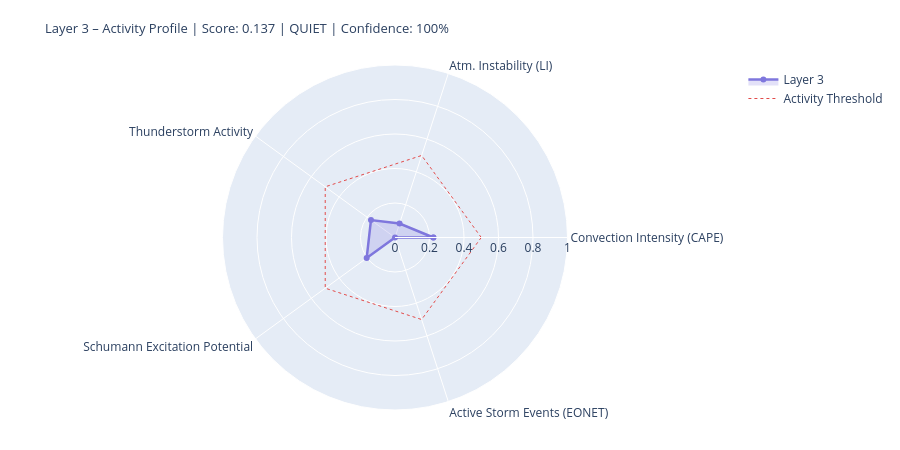

The notebook cell saved with this chart:
### Markdown cell above
---
## 4. State Assessment & Handoff to Layer 4/5

### Code cell
# ============================================================
# LAYER-3-SCORE
# Five dynamic components
# ============================================================

def norm(v, lo, hi):
    if v is None or (isinstance(v, float) and math.isnan(v)): return None
    return round(max(0.0, min(1.0, (v - lo) / (hi - lo))), 4)

# --- 1) Convection intensity (global CAPE mean) ---
cape_mean = df_atm['cape'].dropna().mean() if not df_atm.empty else None
conv_score = norm(cape_mean, 0, 3000)
conv_src   = 'primary' if cape_mean is not None else 'missing'

# --- 2) Atmospheric instability (LI mean) ---
li_mean   = df_atm['li'].dropna().mean() if not df_atm.empty else None
# Negative LI = unstable → higher score
instab_score = norm(-li_mean if li_mean is not None else None, -6, 6)
instab_src   = 'primary' if li_mean is not None else 'missing'

# --- 3) Thunderstorm activity (mean thunder score + WMO count) ---
thunder_mean = df_atm['thunder_score'].mean() if not df_atm.empty else None
n_thunder    = int(df_atm['thunderstorm'].sum()) if not df_atm.empty else 0
thunder_score_val = norm(
    (thunder_mean or 0) * 0.7 + n_thunder * 0.1, 0, 1.0
) if thunder_mean is not None else None
thunder_src = 'primary'

# --- 4) Schumann excitation potential (weighted Schumann contribution) ---
schumann_pot = df_atm['schumann_contribution'].mean() if not df_atm.empty else None
# Boosted by Layer-2 thunderstorm trigger
if schumann_pot is not None and l2_thunder:
    schumann_pot = min(1.0, schumann_pot * 1.2)
schumann_score = norm(schumann_pot, 0, 1.0) if schumann_pot is not None else None
schumann_src   = 'derived'

# --- 5) Storm activity (NASA EONET) ---
# Distinction: None = data not loaded, 0.0 = loaded but no events
storm_score = None
storm_src   = 'missing'
if raw.get('storms') is not None:          # API reached successfully
    storm_score = norm(len(storm_events), 0, 30) if storm_events else 0.0
    storm_src   = 'primary'

# X-Ray and Kp: context only, not in dynamic score
# (X-Ray = Layer-0/4 driver; Kp = geomagnetic index, not a lightning proxy)
xray_context = None
if raw.get('xray'):
    df_xc = pd.DataFrame(raw['xray'])
    fc = next((c for c in df_xc.columns
               if any(k in c.lower() for k in ['flux','long']) and 'time' not in c.lower()),
              df_xc.columns[1])
    df_xc[fc] = pd.to_numeric(df_xc[fc], errors='coerce')
    xray_last = df_xc[fc].dropna().iloc[-1] if not df_xc[fc].dropna().empty else None
    if xray_last:
        xray_class = ('X' if xray_last>=1e-4 else 'M' if xray_last>=1e-5
                      else 'C' if xray_last>=1e-6 else 'B')
        xray_context = {'flux': float(xray_last), 'class': xray_class}
        print(f'X-Ray context: {xray_class}-class ({xray_last:.2e} W/m²)')

# --- Aggregate ---
COMPONENTS = {
    'Convection Intensity (CAPE)':  {'score': conv_score,       'source': conv_src,    'dynamic': True},
    'Atm. Instability (LI)':         {'score': instab_score,     'source': instab_src,  'dynamic': True},
    'Thunderstorm Activity':              {'score': thunder_score_val, 'source': thunder_src, 'dynamic': True},
    'Schumann Excitation Potential':   {'score': schumann_score,   'source': schumann_src,'dynamic': True},
    'Active Storm Events (EONET)': {'score': storm_score,      'source': storm_src,   'dynamic': True},
}

available   = {k: v['score'] for k, v in COMPONENTS.items() if v['score'] is not None}
unavailable = [k for k, v in COMPONENTS.items() if v['score'] is None]
layer3_score = round(sum(available.values()) / len(available), 4) if available else None
confidence   = round(len(available) / len(COMPONENTS), 2)
level = ('unknown' if layer3_score is None
         else 'quiet'   if layer3_score < 0.3
         else 'moderate' if layer3_score < 0.6
         else 'active')
dominant_l3 = max(available, key=available.get) if available else 'none'

# --- Ausgabe ---
W = 68
print('=' * W)
print('LAYER 3 – ATMOSPHERE / WEATHER / THUNDERSTORMS – STATE ASSESSMENT')
print('=' * W)
for name, comp in COMPONENTS.items():
    s = comp['score']
    if s is not None:
        bar = '█' * int(s * 20) + '░' * (20 - int(s * 20))
        print(f'  {name:<36} {bar}  {s:.3f}  [{comp["source"]}]')
    else:
        print(f'  {name:<36} {"─" * 20}  n/a   [missing]')
print('-' * W)
print(f'  Score:        {layer3_score:.3f}  ({len(available)}/{len(COMPONENTS)} components)')
print(f'  Confidence:   {confidence:.0%}')
print(f'  Level:        {level.upper()}')
print(f'  Dominant:     {dominant_l3}')
print(f'  CAPE mean:    {cape_mean:.0f} J/kg' if cape_mean else '  CAPE mean:    n/a')
print(f'  LI mean:      {li_mean:.1f} K' if li_mean is not None else '  LI mean:      n/a')
print(f'  Thunderstorms:{n_thunder} points (WMO)  +  {len(storm_events)} NASA EONET')
print('=' * W)

# Radar
cats   = list(available.keys())
vals_r = list(available.values())
if len(cats) >= 3:
    fig = go.Figure()
    fig.add_trace(go.Scatterpolar(
        r=vals_r + [vals_r[0]], theta=cats + [cats[0]],
        fill='toself', fillcolor='rgba(127,119,221,0.22)',
        line=dict(color='#7F77DD', width=2.5), name='Layer 3'
    ))
    fig.add_trace(go.Scatterpolar(
        r=[0.5] * (len(cats)+1), theta=cats + [cats[0]],
        line=dict(color='#E24B4A', dash='dot', width=1),
        mode='lines', name='Activity Threshold'
    ))
    fig.update_layout(
        title=dict(
            text=f'Layer 3 – Activity Profile | Score: {layer3_score:.3f} | {level.upper()} | Confidence: {confidence:.0%}',
            font=dict(size=13)
        ),
        polar=dict(radialaxis=dict(visible=True, range=[0, 1])),
        height=450, showlegend=True,
        margin=dict(l=60, r=60, t=65, b=40)
    )
    fig.show()

### Figure 1 — Plotly figure (JSON) as saved in the notebook; plotly's stock layout.template omitted (floating-point values rounded to 4 significant figures)
{"data": [{"fill": "toself", "fillcolor": "rgba(127,119,221,0.22)", "line": {"color": "#7F77DD", "width": 2.5}, "name": "Layer 3", "r": [0.2225, 0.0854, 0.1722, 0.203, 0.0, 0.2225], "theta": ["Convection Intensity (CAPE)", "Atm. Instability (LI)", "Thunderstorm Activity", "Schumann Excitation Potential", "Active Storm Events (EONET)", "Convection Intensity (CAPE)"], "type": "scatterpolar"}, {"line": {"color": "#E24B4A", "dash": "dot", "width": 1}, "mode": "lines", "name": "Activity Threshold", "r": [0.5, 0.5, 0.5, 0.5, 0.5, 0.5], "theta": ["Convection Intensity (CAPE)", "Atm. Instability (LI)", "Thunderstorm Activity", "Schumann Excitation Potential", "Active Storm Events (EONET)", "Convection Intensity (CAPE)"], "type": "scatterpolar"}], "layout": {"height": 450, "margin": {"b": 40, "l": 60, "r": 60, "t": 65}, "polar": {"radialaxis": {"range": [0, 1], "visible": true}}, "showlegend": true, "title": {"font": {"size": 13}, "text": "Layer 3 – Activity Profile | Score: 0.137 | QUIET | Confidence: 100%"}}}
